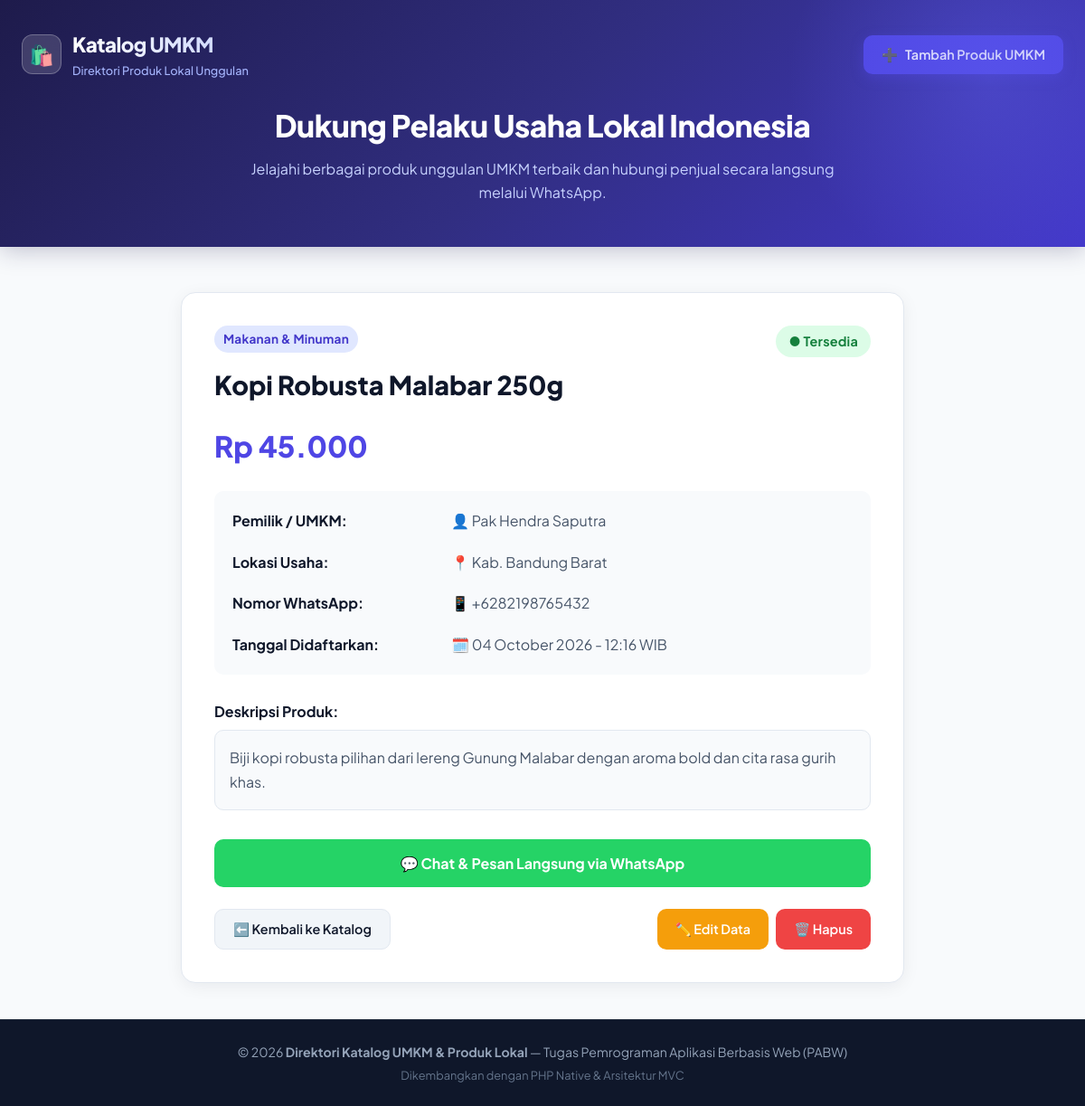
/index.php?action=detail&id=2, run on the app's committed database.
### tables this page shows
CREATE TABLE produk_umkm (
    id INT AUTO_INCREMENT PRIMARY KEY,
    nama_produk VARCHAR(150) NOT NULL,
    nama_pemilik VARCHAR(100) NOT NULL,
    kategori_produk VARCHAR(50) NOT NULL,
    harga DECIMAL(12, 2) NOT NULL,
    nomor_whatsapp VARCHAR(20) NOT NULL,
    lokasi_umkm VARCHAR(100) DEFAULT 'Tidak Ditentukan',
    deskripsi TEXT DEFAULT NULL,
    status_stok ENUM('Tersedia', 'Pre-Order', 'Habis') DEFAULT 'Tersedia',
    created_at TIMESTAMP DEFAULT CURRENT_TIMESTAMP
);

### app/controllers/ProdukController.php (called while the page is built, shortened)
<?php
require_once __DIR__ . '/../models/ProdukModel.php';
class ProdukController {
    private $model;
    public function __construct() {
        $this->model = new ProdukModel();
    }
    public function detail() {
        $id = isset($_GET['id']) ? intval($_GET['id']) : 0;
        $produk = $this->model->getById($id);
        $produk['link_wa'] = $this->formatWaLink($produk['nomor_whatsapp'], $produk['nama_produk']);
        require_once __DIR__ . '/../views/produk/detail.php';
    }
    private function formatWaLink($nomor, $namaProduk) {
        $pesan = "Halo kak, saya tertarik dengan produk *" . $namaProduk . "* yang ada di Katalog UMKM. Apakah masih tersedia?";
        return "https://api.whatsapp.com/send?phone=" . $nomor . "&text=" . urlencode($pesan);
    }
}

### config/database.php (called while the page is built, shortened)
<?php
class Database {
    private static $koneksi = null;
    public static function connect() {
        if (self::$koneksi === null) {
            try {
                $dsn = "mysql:host=" . DB_HOST . ";dbname=" . DB_NAME . ";charset=utf8mb4";
                self::$koneksi = new PDO($dsn, DB_USER, DB_PASS, [
                    PDO::ATTR_ERRMODE => PDO::ERRMODE_EXCEPTION,
                    PDO::ATTR_DEFAULT_FETCH_MODE => PDO::FETCH_ASSOC,
                    PDO::ATTR_EMULATE_PREPARES => false,
                ]);
            } catch (PDOException $e) {
                die("<div style='font-family: sans-serif; padding: 20px; background: #fee2e2; color: #991b1b; border-radius: 8px; margin: 20px;'>
                        <h3>❌ Gagal Terhubung ke Database MySQL!</h3>
                        <p>Pastikan MySQL di XAMPP sudah dinyalakan dan database <b>" . DB_NAME . "</b> sudah di-import.</p>
                        <p><small>Detail Error: " . htmlspecialchars($e->getMessage()) . "</small></p>
                     </div>");
            }
        }
        return self::$koneksi;
    }
}

### app/models/ProdukModel.php (called while the page is built, shortened)
<?php
require_once __DIR__ . '/../../config/database.php';
class ProdukModel {
    private $db;
    public function __construct() {
        $this->db = Database::connect();
    }
    public function getById($id) {
        $stmt = $this->db->prepare("SELECT * FROM produk_umkm WHERE id = :id");
        $stmt->execute([':id' => $id]);
        return $stmt->fetch();
    }
}

### app/views/produk/detail.php (the view)
<?php require_once __DIR__ . '/../layouts/header.php'; ?>
<div class="detail-card">
    <div style="display: flex; justify-content: space-between; align-items: flex-start; margin-bottom: 20px;">
        <div>
            <span class="badge badge-category" style="font-size: 0.85rem; margin-bottom: 8px; inline-block;"><?= htmlspecialchars($produk['kategori_produk']); ?></span>
            <h2 style="font-size: 1.8rem; font-weight: 800; color: var(--text-title); margin-top: 4px;"><?= htmlspecialchars($produk['nama_produk']); ?></h2>
        </div>
        <span class="badge badge-stok-<?= htmlspecialchars($produk['status_stok']); ?>" style="font-size: 0.9rem; padding: 6px 14px;">
            ● <?= htmlspecialchars($produk['status_stok']); ?>
        </span>
    </div>
    <div style="font-size: 2rem; font-weight: 800; color: var(--primary-color); margin-bottom: 24px;">
        Rp <?= number_format($produk['harga'], 0, ',', '.'); ?>
    </div>
    <div class="detail-grid">
        <div class="detail-label">Pemilik / UMKM:</div>
        <div>👤 <?= htmlspecialchars($produk['nama_pemilik']); ?></div>
        <div class="detail-label">Lokasi Usaha:</div>
        <div>📍 <?= htmlspecialchars($produk['lokasi_umkm']); ?></div>
        <div class="detail-label">Nomor WhatsApp:</div>
        <div>📱 +<?= htmlspecialchars($produk['nomor_whatsapp']); ?></div>
        <div class="detail-label">Tanggal Didaftarkan:</div>
        <div>🗓️ <?= date('d F Y - H:i', strtotime($produk['created_at'])); ?> WIB</div>
    </div>
    <div style="margin: 28px 0;">
        <h4 style="font-size: 1rem; color: var(--text-title); margin-bottom: 8px;">Deskripsi Produk:</h4>
        <p style="color: var(--text-body); line-height: 1.7; background: #f8fafc; padding: 16px; border-radius: var(--radius-md); border: 1px solid var(--border-color);">
            <?= !empty($produk['deskripsi']) ? nl2br(htmlspecialchars($produk['deskripsi'])) : '<em>Tidak ada deskripsi rinci untuk produk ini.</em>'; ?>
        </p>
    </div>
    <div style="margin-top: 32px; display: flex; flex-direction: column; gap: 12px;">
        <a href="<?= $produk['link_wa']; ?>" target="_blank" class="btn btn-wa" style="padding: 14px; font-size: 1rem;">
            <span>💬 Chat & Pesan Langsung via WhatsApp</span>
        </a>
        <div style="display: flex; justify-content: space-between; margin-top: 12px;">
            <a href="index.php" class="btn btn-secondary">⬅️ Kembali ke Katalog</a>
            <div style="display: flex; gap: 8px;">
                <a href="index.php?action=edit&id=<?= $produk['id']; ?>" class="btn btn-warning">✏️ Edit Data</a>
                <a href="index.php?action=hapus&id=<?= $produk['id']; ?>"
                   onclick="return confirm('Apakah Anda yakin ingin menghapus produk ini?');"
                   class="btn btn-danger">🗑️ Hapus</a>
            </div>
        </div>
    </div>
</div>
<?php require_once __DIR__ . '/../layouts/footer.php'; ?>

### public/css/style.css (style rules this page uses)
:root { --primary-color: #4f46e5; --primary-hover: #4338ca; --primary-light: #eeef2; --secondary-color: #06b6d4; --accent-wa: #25D366; --accent-wa-hover: #1da851; --bg-main: #f8fafc; --bg-card: #ffffff; --text-title: #0f172a; --text-body: #475569; --text-muted: #94a3b8; --border-color: #e2e8f0; --radius-lg: 16px; --radius-md: 10px; --radius-sm: 6px; --shadow-sm: 0 1px 3px rgba(0,0,0,0.05); --shadow-md: 0 4px 20px -2px rgba(15, 23, 42, 0.08); --shadow-lg: 0 10px 30px -5px rgba(79, 70, 229, 0.15); --transition: all 0.25s cubic-bezier(0.4, 0, 0.2, 1); }
* { margin: 0; padding: 0; box-sizing: border-box; }
body { font-family: 'Plus Jakarta Sans', -apple-system, BlinkMacSystemFont, 'Segoe UI', Roboto, sans-serif; background-color: var(--bg-main); color: var(--text-body); line-height: 1.6; min-height: 100vh; display: flex; flex-direction: column; }
.btn { display: inline-flex; align-items: center; justify-content: center; gap: 8px; padding: 10px 20px; border-radius: var(--radius-md); font-size: 0.9rem; font-weight: 600; cursor: pointer; text-decoration: none; border: none; transition: var(--transition); font-family: inherit; }
.btn-secondary { background: #f1f5f9; color: var(--text-title); border: 1px solid var(--border-color); }
.btn-wa { background: var(--accent-wa); color: #ffffff; font-weight: 700; width: 100%; }
.btn-warning { background: #f59e0b; color: #ffffff; }
.btn-danger { background: #ef4444; color: #ffffff; }
.badge { display: inline-block; padding: 4px 10px; border-radius: 20px; font-size: 0.75rem; font-weight: 700; letter-spacing: 0.2px; }
.badge-category { background: #e0e7ff; color: #4338ca; }
.badge-stok-Tersedia { background: #dcfce7; color: #15803d; }
.detail-card { background: var(--bg-card); border-radius: var(--radius-lg); border: 1px solid var(--border-color); box-shadow: var(--shadow-md); padding: 36px; max-width: 800px; margin: 40px auto; }
.detail-grid { display: grid; grid-template-columns: 1fr 2fr; gap: 20px; margin: 24px 0; padding: 20px; background: #f8fafc; border-radius: var(--radius-md); }
.detail-label { font-weight: 700; color: var(--text-title); }

### data on the page
produk_umkm: kategori_produk "Makanan & Minuman", nama_produk "Kopi Robusta Malabar 250g", status_stok "Tersedia", harga "45.000", nama_pemilik "Pak Hendra Saputra", lokasi_umkm "Kab. Bandung Barat", nomor_whatsapp "6282198765432", created_at "04 October 2026 - 12:16", deskripsi "Biji kopi robusta pilihan dari lereng Gunung Malabar dengan aroma bold dan cita rasa gurih khas."
